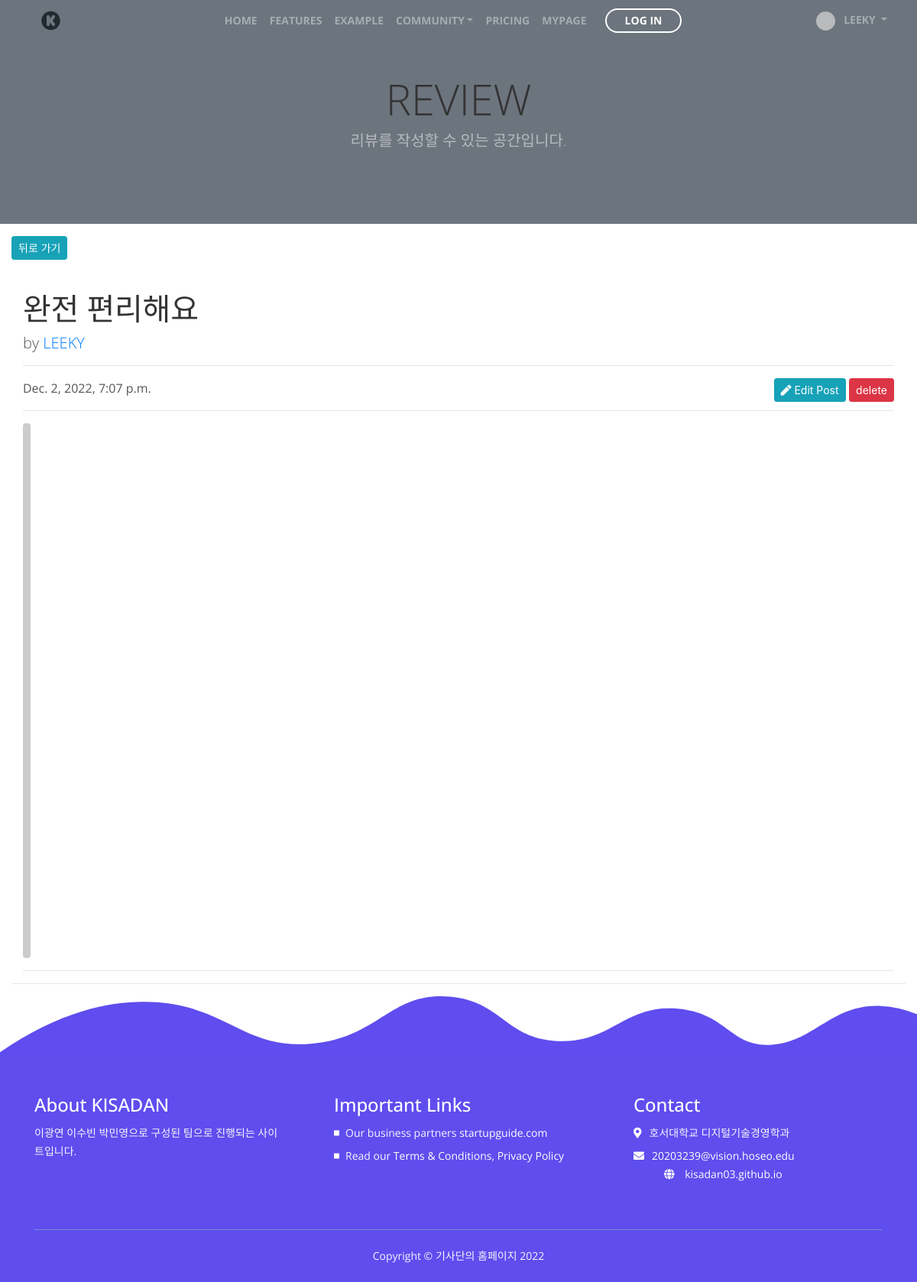
The page /review/10/ (signed in) on the database its author committed.
### blog/models.py (models this page shows, shortened)
class Post(models.Model):
    title = models.CharField(max_length=30)
    content = MarkdownxField()
    head_image = models.ImageField(upload_to='blog/images/%Y/%m/%d/', blank=True)
    file_upload = models.FileField(upload_to='blog/files/%Y/%m/%d/', blank=True)
    created_at = models.DateTimeField(auto_now_add=True)
    updated_at = models.DateTimeField(auto_now=True)
    author = models.ForeignKey(User, on_delete=models.CASCADE)
    def __str__(self):
        return f'[{self.pk}]{self.title} :: {self.author}'
    def get_content_markdown(self):
        return markdown(self.content)

### blog/views.py (the view)
# urls.py: path('<int:pk>/', views.PostDetail.as_view()),
class PostDetail(DetailView):
    model = Post
    def get_context_data(self, **kwargs):
        context = super(PostDetail, self).get_context_data()
        return context

### blog/templates/blog/post_detail.html (shortened to what this page needs)
      {% extends 'blog/base.html' %}
      {% load crispy_forms_tags %}
      {% block main_area %}
      <div id="post-area">
      <div class="col-lg-12">
        <div class="py-3 row">
      <a class="btn btn-info btn-sm float-right" href="/review/" role="button">뒤로 가기</a></div>
        <h1 class="mt-4">{{ post.title }}</h1>
        <p class="lead">
          by
          <a href="#">{{ post.author | upper }}</a>
        </p>
        <hr>
        {% if user.is_authenticated and post.author == user %}
          <div class="float-right">
            <a class="btn btn-info btn-sm" href="/review/update_post/{{ post.pk }}/" role="button">
              <i class="fas fa-pen"></i> Edit Post</a>
          <a role="button"
               href="#"
                 id="post-{{ post.pk }}-delete-modal-btn"
                 class="delete btn btn-sm btn-danger"
                 data-toggle="modal" data-target="#deletePostModal-{{ post.pk }}"> delete
          </a>
              </div>
        {% endif %}
        <p>{{ post.created_at }}</p>
        <hr>
        {% if post.head_image %}
        <img class="img-fluid rounded" src="{{ post.head_image.url }}" alt="{{ post.title }} head_image">
        {% else %}
        <img class="img-fluid rounded" src="https://picsum.photos/seed/{{ post.id }}/700/500" alt="random_image">
        {% endif %}
        <hr>
      </div>
<hr>
      </div>
      {% endblock %}

### blog/templates/blog/navbar.html (shortened to what this page needs)
    <nav class="navbar navbar-expand-lg navbar-dark navbar-custom fixed-top">
        <div class="container">
            <a class="navbar-brand logo-image" href="/"><img src="/static/blog/images/k_icon.svg" alt="alternative"></a>
            <div class="collapse navbar-collapse" id="navbarsExampleDefault">
                <ul class="navbar-nav ml-auto">
                    <li class="nav-item">
                        <a class="nav-link" href="/">HOME <span class="sr-only">(current)</span></a>
                    </li>
                    <li class="nav-item">
                        <a class="nav-link" href="/features">FEATURES</a>
                    </li>
                    <li class="nav-item">
                        <a class="nav-link" href="/example">EXAMPLE</a>
                    </li>
                    <li class="nav-item dropdown">
                        <a class="nav-link dropdown-toggle" href="/community" id="navbarDropdown" role="button" aria-haspopup="true"
                           aria-expanded="false">COMMUNITY</a>
                    </li>
                    <li class="nav-item">
                        <a class="nav-link" href="/pricing">PRICING</a>
                    </li>
                    <li class="nav-item">
                        <a class="nav-link" href="/mypage">MYPAGE</a>
                    </li>
                </ul>
                <span class="nav-item">
                    <a class="btn-outline-sm" href="/sign_up">LOG IN</a>
                </span>
                <ul class="navbar-nav ml-auto">
                    {% if user.is_authenticated %}
                    <li class="nav-item dropdown">
                        <a class="nav-link dropdown-toggle" href="#" id="navbarDropdownMenuLink"
                           role="button" data-toggle="dropdown" aria-haspopup="true" aria-expanded="false">
                            {% if user is not None %}
                               {% if user.socialaccount_set.all.0.get_avatar_url %}
                                   <img class="rounded-circle" width="25px" src="{{ user.socialaccount_set.all.0.get_avatar_url }}">
                               {% else %}
                                  <img class="rounded-circle" width="25px" src="https://avatars.dicebear.com/api/human/{user.email}.svg">
                               {% endif %}
                            {% else %}
                                <img class="rounded-circle" width="25px" src="http://placehold.it/50X50">
                            {% endif %}
                            {{ user.username | upper }}
                        </a>
                    </li>
                    {% endif %}
                </ul>
            </div>
        </div>
    </nav>

### blog/static/blog/css/styles.css (style rules this page uses)
body, html { width: 100%; height: 100%; }
body, p { color: #555; font: 400 1rem/1.625rem "Open Sans", sans-serif;; }
h1 { color: #333; font: 700 2.5rem/3.125rem "Open Sans", sans-serif; letter-spacing: -0.2px; }
a { color: #555; text-decoration: underline; }
.btn-outline-sm { display: inline-block; padding: 0.875rem 1.5rem 0.875rem 1.5rem; border: 0.125rem solid #5f4dee; border-radius: 2rem; background-color: transparent; color: #5f4dee; font: 700 0.875rem/0 "Open Sans", sans-serif; text-decoration: none; transition: all 0.2s; }
.navbar-custom { background-color: #5f4dee; box-shadow: 0 0.0625rem 0.375rem 0 rgba(0, 0, 0, 0.1); font: 700 0.875rem/0.875rem "Open Sans", sans-serif; transition: all 0.2s; }
.navbar-custom .container { max-width: 87.5rem; }
.navbar-custom .navbar-brand.logo-image img { width: 4.4375rem; height: 1.75rem; }
.navbar-custom .navbar-nav { margin-top: 0.75rem; margin-bottom: 0.5rem; }
.navbar-custom .nav-item .nav-link { padding: 0.625rem 0.75rem 0.625rem 0.75rem; color: #f7f5f5; opacity: 0.8; text-decoration: none; transition: all 0.2s ease; }
.navbar-custom .nav-item .btn-outline-sm { margin-top: 0.25rem; margin-bottom: 1.375rem; margin-left: 0.5rem; border: 0.125rem solid #fff; color: #fff; }
@media (min-width: 992px) { .navbar-custom { padding: 2.125rem 1.5rem 2.125rem 2rem; background: transparent; box-shadow: none; } }
@media (min-width: 992px) { .navbar-custom .navbar-nav { margin-top: 0; margin-bottom: 0; } }
@media (min-width: 992px) { .navbar-custom .nav-item .nav-link { padding: 0.25rem 0.75rem 0.25rem 0.75rem; } }
@media (min-width: 992px) { .navbar-custom .nav-item .btn-outline-sm { margin-top: 0; margin-bottom: 0; margin-left: 1rem; } }

### rows shown on the page
Post: title "완전 편리해요", author "LEEKY", created_at "Dec. 2, 2022, 7:07 p.m."

### other values the page prints
{{ user.username | upper }} "LEEKY"
